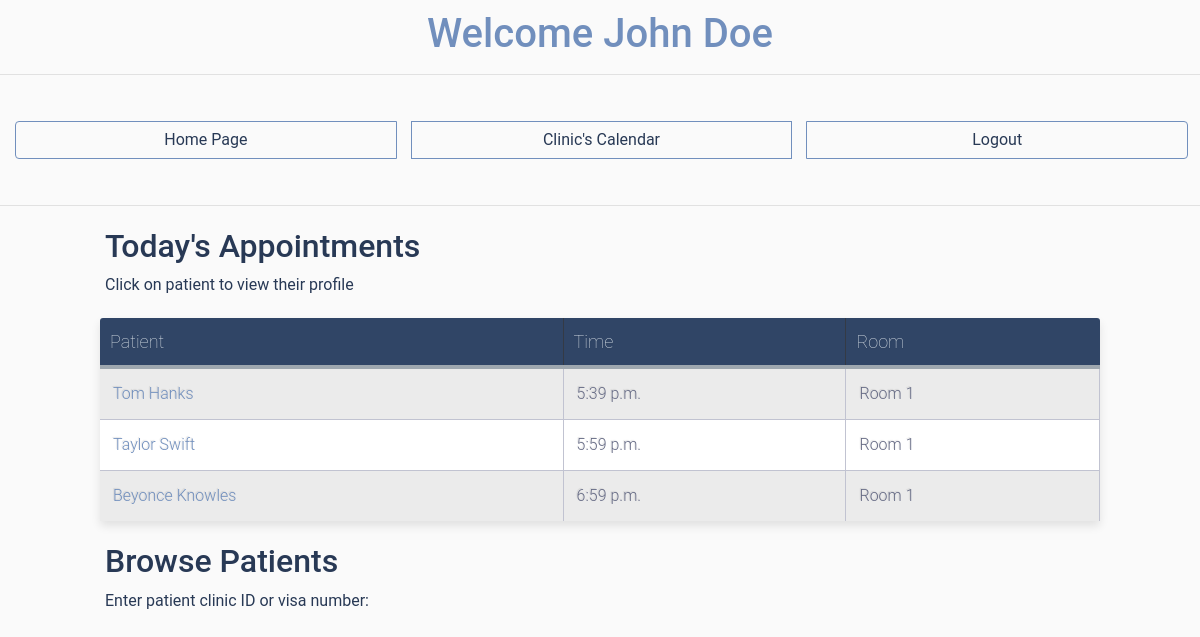
Page /doctor_interface/ (signed in) on the committed database.
### general_models/models.py (models this page shows)
class Appointment(models.Model):
    doctor = models.ForeignKey(Doctor, on_delete=models.CASCADE)
    patient = models.ForeignKey(Patient, on_delete=models.CASCADE, null=True)
    date = models.DateField()
    time = models.TimeField()
    room = models.CharField(max_length=30, null=True)
    assigned = models.BooleanField( default=False)
    done = models.BooleanField( default=False)
    """
    @property
    def get_html_url(self):
        url = reverse('reception_desk:event_edit', args=(self.id,))
        return f'<a href="{url}"> {self.title} </a>'
    """

class Patient(models.Model):
    first_name = models.CharField(max_length=30)
    last_name = models.CharField(max_length=30)
    gender = models.CharField(max_length=1, null=True)
    clinic_identifying_number = models.CharField(max_length=30)
    visa_number = models.CharField(max_length=30)
    language = models.CharField(max_length=30, default='English')
    phone_number = models.CharField(max_length=30, blank=True)
    origin_country = models.CharField(max_length=30, blank=True)
    date_of_birth = models.DateField(null=True)
    def __str__(self):
        return self.first_name + " " + self.last_name + "\n"

### doctor_interface/views.py (the view)
# urls.py: path('', views.index.as_view() , name='homepage'),
class index(View):
    def get(self, request, *args, **kwargs):
        if not(request.user.is_authenticated):
            return render(request, 'doctor_interface/not_logged_in.html')
        if not(request.user.groups.filter(name = 'Doctors').exists()):
            return render(request, 'doctor_interface/not_a_doctor.html')
        user = request.user
        my_appointments = gm.Appointment.objects.all()
        my_appointments = my_appointments.filter(assigned = True)
        my_appointments = my_appointments.filter(doctor = user.doctor)
        my_appointments = my_appointments.filter(done = False)
        today_appointments = my_appointments.filter(date = str(datetime.date.today())).order_by("time")
        context = {"user": user,  "today_appointments": today_appointments }
        return render(request, 'doctor_interface/doctor_interface_home.html', context)

### doctor_interface/templates/doctor_interface/doctor_interface_home.html (shortened to what this page needs)
{% load static %}
<!doctype html>
<html lang="en">
<head>
  <link rel="stylesheet" href="https://maxcdn.bootstrapcdn.com/bootstrap/4.0.0/css/bootstrap.min.css">
  <link rel="stylesheet" href="https://use.fontawesome.com/releases/v5.0.10/css/all.css">
  <link rel="stylesheet" type="text/css" href="{% static 'doctor_interface/style_interface.css'%}">
</head>
<body>
  <h1 class="title", style="text-align:center"> Welcome {{ user.first_name }} {{ user.last_name }}</h1>
  <hr>
  <div class="btn-group clearfix" style="width: 99%">
    <a class="btn btn-info left clearfix" style="width:33.3%; border: 1px solid  #718fbd;" href="{% url 'home' %}">Home Page</a>
    <a class="btn btn-info left clearfix" style="width:33.3%; border: 1px solid  #718fbd;"  href="{% url 'reception_desk:calendar' %}" >Clinic's Calendar</a>
    <a class="btn btn-info left clearfix" style="width:33.3%; border: 1px solid  #718fbd;" href="{% url 'logout' %}" >Logout</a>
  </div>
  <hr>
  <div class="table-title">
    <h2 style="color: #283955;">Today's Appointments</h2>
    <p style="color: #283955;">Click on patient to view their profile</p>
  </div>
  {% if today_appointments %}
          <table class="table-fill">
            <thead>
              <tr>
                <th>Patient</th>
                <th>Time</th>
                <th>Room</th>
              </tr>
            </thead>
            <tbody class="table-hover">
        {% for appointment in today_appointments %}
            <tr>
              <td><a href="{% url 'doctor_interface:patient_interface' appointment.patient.clinic_identifying_number%}">{{ appointment.patient }}</a></td>
              <td>{{ appointment.time }}</td>
              <td>{{ appointment.room }}</td>
            </tr>
        {% endfor %}
            </tbody>
          </table>
    {% else %}
    <div class="table-title">
      <p style="color: #283955;">No Appointments for today!</p>
    </div>
    {% endif %}
  <div class="table-title">
    <h2 style="color: #283955;">Browse Patients</h2>
    <p style="color: #283955;">Enter patient clinic ID or visa number:</p>
  </div>
  </body>

### doctor_interface/static/doctor_interface/style_interface.css (style rules this page uses)
body { font-family: "Roboto", "ptsans", "Lato", "Helvetica Neue", Helvetica, Arial, sans-serif; background: #fafafa; }
div.table-title { display: block; margin: auto; max-width: 1000px; padding:5px; width: 100%; }
.table-fill { background: white; font-family: "Roboto", helvetica, arial, sans-serif; border-radius:3px; border-collapse: collapse; height: 100px; margin: auto; max-width: 1000px; padding:5px; width: 100%; box-shadow: 0 5px 10px rgba(0, 0, 0, 0.1); animation: float 5s infinite; }
th { color:#D5DDE5; font-family: "Roboto", helvetica, arial, sans-serif; background: #304566; border-bottom:4px solid #9ea7af; border-right: 1px solid #343a45; font-size:18px; font-weight: 100; padding:10px; text-align:left; text-shadow: 0 1px 1px rgba(0, 0, 0, 0.1); vertical-align:middle; }
th:first-child { border-top-left-radius:3px; }
th:last-child { border-top-right-radius:3px; border-right:none; }
tr { border-top: 1px solid #C1C3D1; border-bottom: 1px solid #C1C3D1; font-family: "Roboto", helvetica, arial, sans-serif; color:#666B85; font-size:16px; font-weight:normal; text-shadow: 0 1px 1px rgba(256, 256, 256, 0.1); }
tr:first-child { border-top:none; }
tr:last-child { border-bottom:none; }
tr:nth-child(odd) td { background:#EBEBEB; }
td { background:#FFFFFF; font-family: "Roboto", helvetica, arial, sans-serif; padding:13px; text-align:left; vertical-align:middle; font-weight:300; font-size:16px; text-shadow: -1px -1px 1px rgba(0, 0, 0, 0.1); border-right: 1px solid #C1C3D1; }
.left { float: left; }
.btn { outline: none; color: #283955; background-color: transparent; box-shadow: 0 0 0 0; margin-right: 3px; }
.clearfix { margin: 15px; }
.title { text-align: center; margin: 10px; color: #718fbd; }
a { color: #718fbd; }

### rows in the picture
Appointment: patient "Tom Hanks", time "5:39 p.m.", room "Room 1"
Appointment: patient "Taylor Swift", time "5:59 p.m.", room "Room 1"
Appointment: patient "Beyonce Knowles", time "6:59 p.m.", room "Room 1"

### other values in the picture
{{ user.first_name }} "John"
{{ user.last_name }} "Doe"
